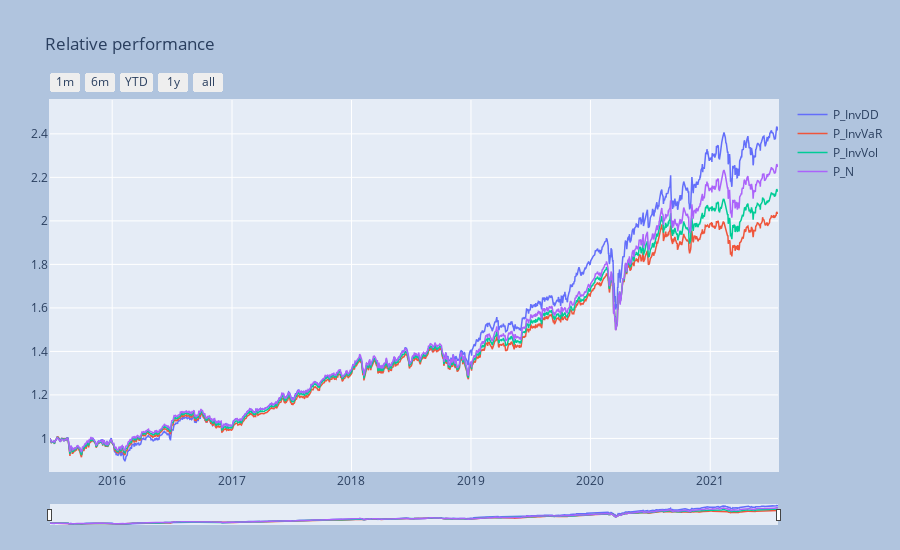

The notebook cell saved with this chart:
### Markdown cell above
### Visualize the portfolio time-series

Note the use of the flags
- `componly=True` to retain only the original portfolios time-series and to exclude the aggregated portfolio of portfolios time-series,
- `fancy=True` to use the `plotly` interactive time series package.

*For more details see the documentation.*

### Code cell
_ = ps.port_view_all(componly=True, fancy=True, title="Relative performance")

### Figure 1 — Plotly figure (JSON) as saved in the notebook; plotly's stock layout.template omitted (floating-point values rounded to 4 significant figures; data arrays with more than 128 entries replaced by an {"elided": "..."} marker saying what was removed)
{"data": [{"line": {"width": 1.5}, "name": "P_InvDD", "type": "scatter", "x": {"elided": "1533 str values"}, "y": {"elided": "1533 float values"}}, {"line": {"width": 1.5}, "name": "P_InvVaR", "type": "scatter", "x": {"elided": "1533 str values"}, "y": {"elided": "1533 float values"}}, {"line": {"width": 1.5}, "name": "P_InvVol", "type": "scatter", "x": {"elided": "1533 str values"}, "y": {"elided": "1533 float values"}}, {"line": {"width": 1.5}, "name": "P_N", "type": "scatter", "x": {"elided": "1533 str values"}, "y": {"elided": "1533 float values"}}], "layout": {"autosize": false, "height": 550, "margin": {"b": 25, "l": 50, "pad": 1, "r": 50, "t": 100}, "paper_bgcolor": "LightSteelBlue", "title": {"text": "Relative performance"}, "width": 900, "xaxis": {"autorange": false, "fixedrange": false, "range": ["2015-06-25T00:00:00", "2021-07-27T00:00:00"], "rangeselector": {"buttons": [{"count": 1, "label": "1m", "step": "month", "stepmode": "backward"}, {"count": 6, "label": "6m", "step": "month", "stepmode": "backward"}, {"count": 1, "label": "YTD", "step": "year", "stepmode": "todate"}, {"count": 1, "label": "1y", "step": "year", "stepmode": "backward"}, {"step": "all"}]}, "rangeslider": {"thickness": 0.05, "visible": true}, "title": {}, "type": "date"}, "yaxis": {"autorange": false, "fixedrange": false, "range": [0.8504, 2.556], "title": {}}}}
